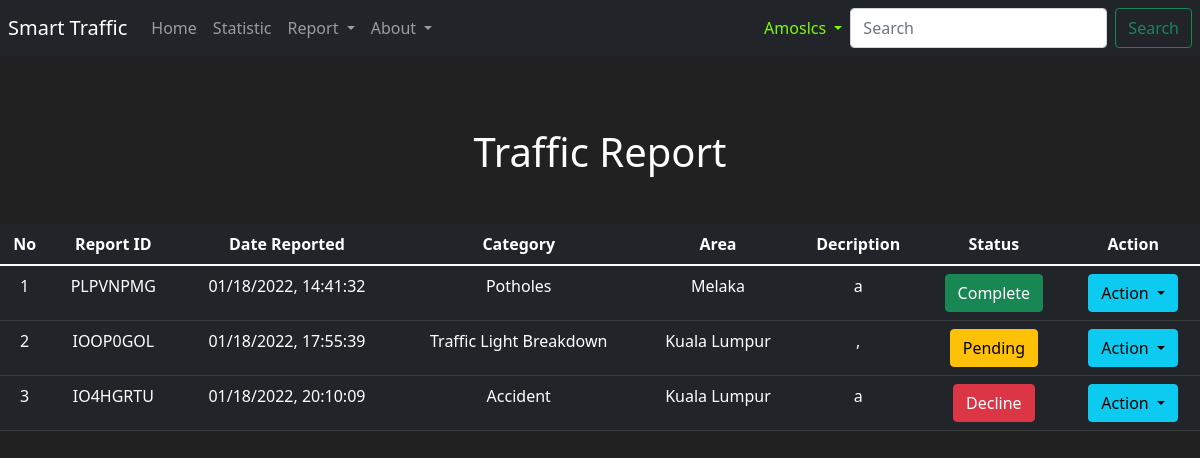
The page /admin (signed in) on the database its author committed.
### App/models.py (models this page shows, shortened)
class User(db.Model, UserMixin):
    ID = db.Column(db.Integer(), nullable=False, primary_key=True)
    Username = db.Column(db.String(length=30), nullable=False, unique=True)
    Email = db.Column(db.String(length=50), nullable=False, unique=True)
    Password = db.Column(db.String(length=60), nullable=False)
    @property
    def password(self):
        return self.password

class Report(db.Model):
    No = db.Column(db.Integer(), nullable=False, unique=True, primary_key=True)
    ID = db.Column(db.String())
    Description = db.Column(db.String(), nullable=False)
    Date = db.Column(db.String(), nullable=False)
    Category = db.Column(db.String(), nullable=False)
    Area = db.Column(db.String(), nullable=False)
    Status = db.Column(db.String(), nullable=False)

### App/routes.py (the view)
@app.route('/admin')
@login_required
def admin_Page():
    items = Report.query.all()
    return render_template('admin.html', items=items)

### App/forms.py
class SearchForm(FlaskForm):
    Searched = StringField(label='Searched', validators=[DataRequired()])
    Submit =  SubmitField(label='Submit')

### App/models.py (called while the page is built)
@login_manager.user_loader
def load_user(user_id):
    return User.query.get(int(user_id))

### App/routes.py (called while the page is built)
@app.context_processor
def base():
    form = SearchForm()
    return dict(form=form)

### App/templates/admin.html (shortened to what this page needs)
{% extends "layout.html" %}
{% block body %}
<br>
<h1 class = "text-center mt-5">Traffic Report</h1>
<p class= "mt-5">
    <table class="table table-hover table-dark text-center">
        <thead>
            <tr>
                <th scope="col">No</th>
                <th scope="col">Report ID</th>
                <th scope="col">Date Reported</th>
                <th scope="col">Category</th>
                <th scope="col">Area</th>
                <th scope="col">Decription</th>
                <th scope="col">Status</th>
                <th scope="col">Action</th>
            </tr>
        </thead>
        <tbody>
            {% for item in items %}
                <tr>
                    <td>{{item.No}}</td>
                    <td>{{item.ID}}</td>
                    <td>{{item.Date}}</td>
                    <td>{{item.Category}}</td>
                    <td>{{item.Area}}</td>
                    <td>{{item.Description}}</td>
                    <td>
                        {% if item.Status == "Pending"%}
                            <button class="btn btn-outline btn-warning">Pending</button>
                        {% elif item.Status == "Complete"%}
                            <button class="btn btn-outline btn-success">Complete</button>
                        {% else %}
                            <button class="btn btn-outline btn-danger">{{item.Status}}</button>
                        {% endif %}
                    </td>
                    <td>
                        <div class="btn-group">
                            <button type="button" class="btn btn-info dropdown-toggle" data-bs-toggle="dropdown" aria-expanded="false">
                              Action
                            </button>
                        </div>
                    </td>
                </tr>
            {% endfor %}
        </tbody>
    </table>
</p>
{% endblock %}

### App/templates/layout.html (shortened to what this page needs)
<!DOCTYPE html>
<html lang="en">
    <head>
        <link href="https://cdn.jsdelivr.net/npm/bootstrap@5.1.3/dist/css/bootstrap.min.css" rel="stylesheet">
    </head>
    <body class>
        <nav class="navbar navbar-expand-md navbar-dark bg-dark ">
            <a class="navbar-brand ms-2" href="{{ url_for('home_Page')}}"> Smart Traffic</a>
            <div class="collapse navbar-collapse" id="navbarNav">
                <ul class="navbar-nav me-auto">
                    <li class="nav-item active">
                        <a class="nav-link" href="{{ url_for('home_Page')}}">Home </a>
                    </li>
                    <li class="nav-item">
                        <a class="nav-link" href="#">Statistic</a>
                    </li>
                    <li class="nav-item dropdown">
                        <a class="nav-link dropdown-toggle" href="#" id="navbarDropdownMenuLink" role="button" data-bs-toggle="dropdown" aria-expanded="false">
                            Report
                        </a>
                    </li>
                    <li class="nav-item dropdown">
                        <a class="nav-link dropdown-toggle" href="#" id="navbarDropdownMenuLink" role="button" data-bs-toggle="dropdown" aria-expanded="false">
                            About
                        </a>
                    </li>
                </ul>
                <ul class="navbar-nav me-2">
                    {% if current_user.is_authenticated %}
                        <li class="nav-item dropdown">
                            <a class="nav-link dropdown-toggle" style="color: lawngreen; font-weight:light" href="#" id="navbarDropdownMenuLink" role="button" data-bs-toggle="dropdown" aria-expanded="false">
                                {{current_user.Username}}
                            </a>
                        </li>
                    {% else %}
                        <li class="nav-item">
                            <a class="nav-link" href="{{ url_for('login_Page')}}">Sign In</a>
                        </li>
                    {% endif %}
                    <form method="POST" class="d-flex" action="{{url_for('search_Page')}}">
                        <input class="form-control me-2" type="search" placeholder="Search" aria-label="Searched" name="Searched">
                        <button class="btn btn-outline-success" type="submit">Search</button>
                    </form>
                </ul>
            </div>
        </nav>
        {% block body%}{% endblock %}
    </body>
</html>

### App/templates/layout.html (style rules this page uses)
body { background-color:#212121; color: white }

### rows shown on the page
User: Username "Amoslcs"
Report: No "1", ID "PLPVNPMG", Date "01/18/2022, 14:41:32", Category "Potholes", Area "Melaka", Description "a", Status "Complete"
Report: No "2", ID "IOOP0GOL", Date "01/18/2022, 17:55:39", Category "Traffic Light Breakdown", Area "Kuala Lumpur", Description ",", Status "Pending"
Report: No "3", ID "IO4HGRTU", Date "01/18/2022, 20:10:09", Category "Accident", Area "Kuala Lumpur", Description "a", Status "Decline"
